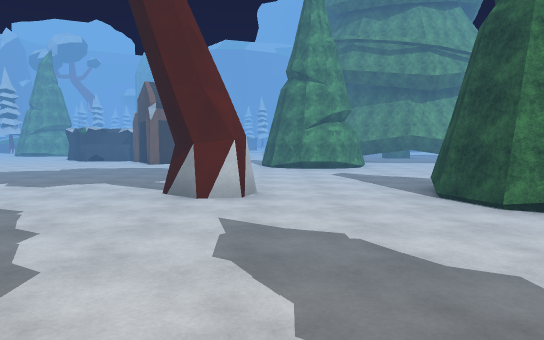
[1] (above)

24 first-person views from a walk through a 3-D level made in the Unity game engine. The camera is 1.5 m above the floor, tilts 4° down and sees 70° across. The floor is counted in squares, 2 m on a side. Each view is taken from the middle of a square. On the plan, view 1 faces up. The plan holds only what a view shows up to about 12 squares ahead; the rest is blank. The place goes on beyond the plan. Surface patterns are stand-ins for the level's own textures.

[2]
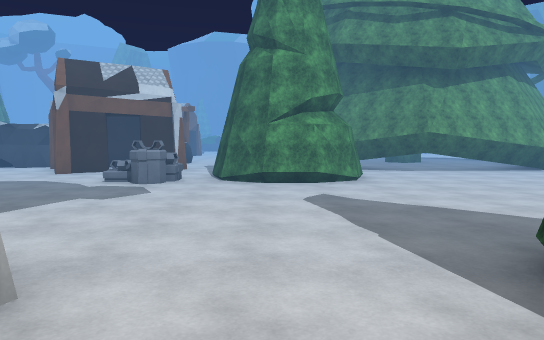

[3]
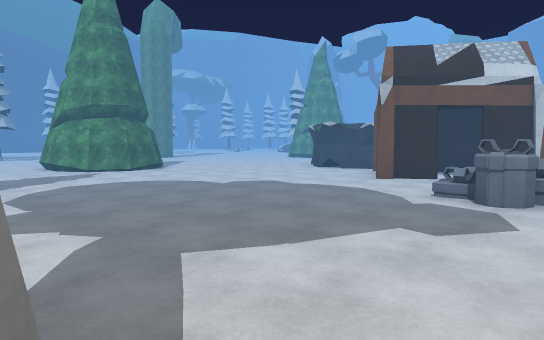

[4]
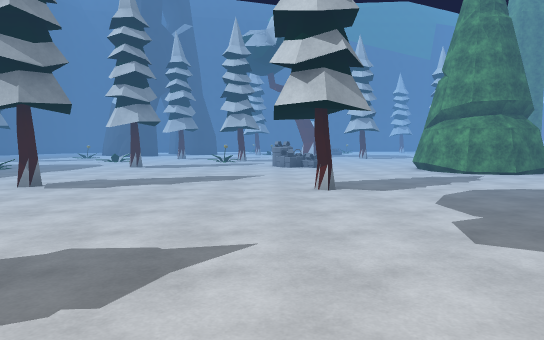

[5]
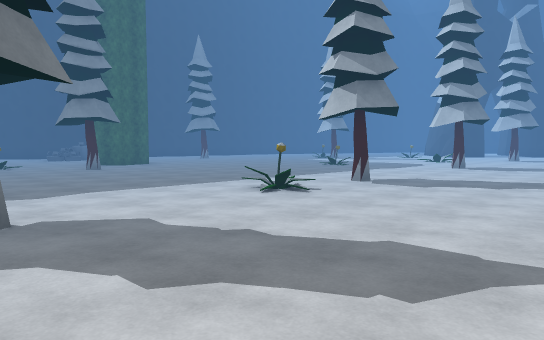

[6]
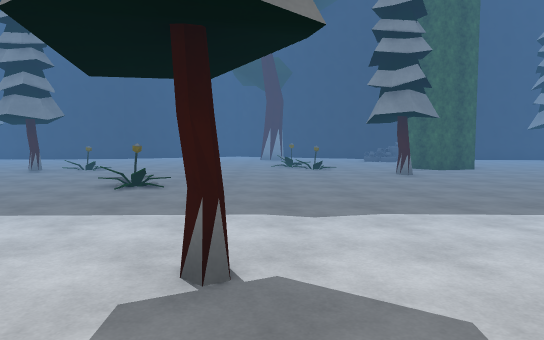

[7]
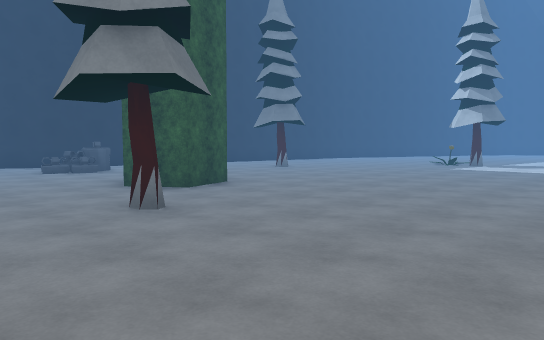

[8]
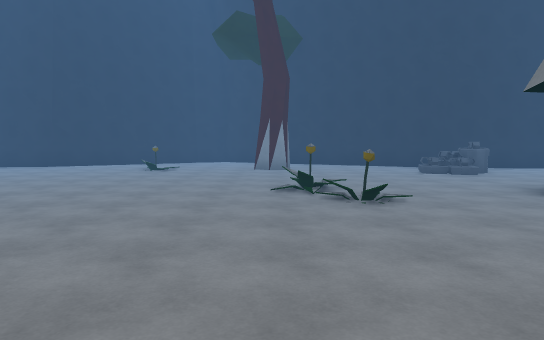

[9]
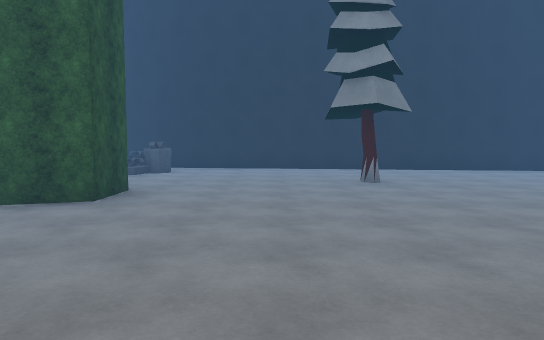

[10]
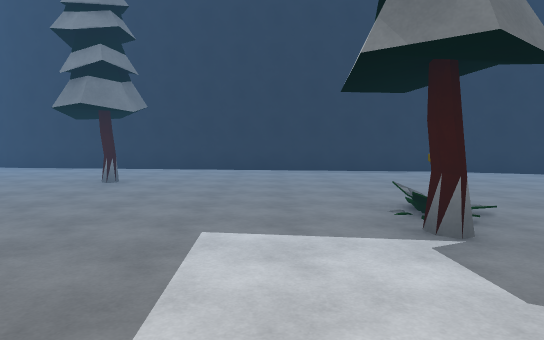

[11]
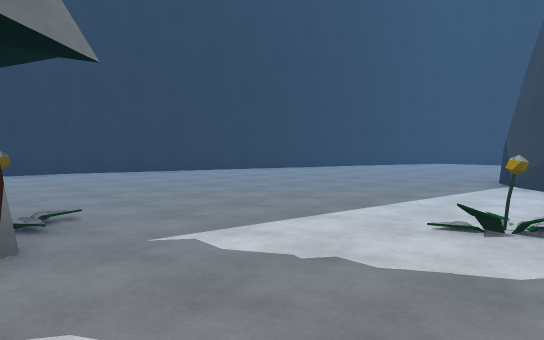

[12]
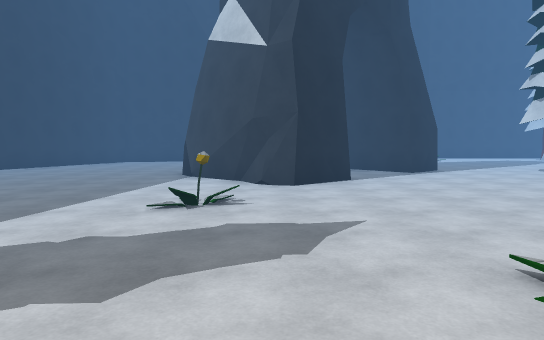

[13]
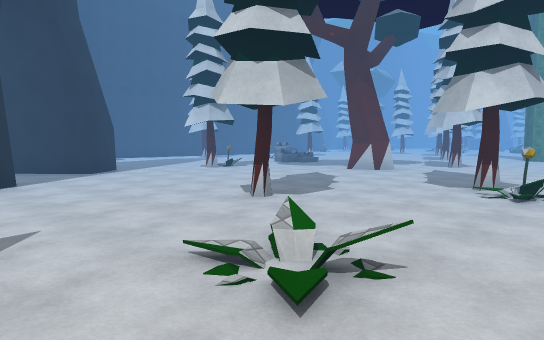

[14]
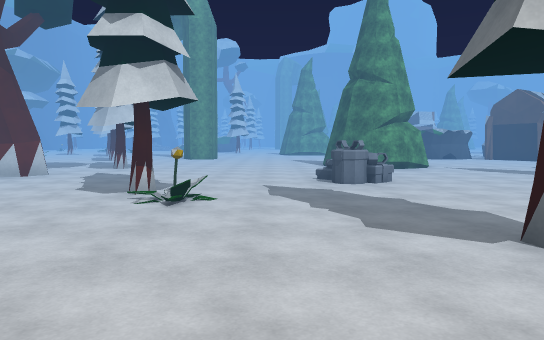

[15]
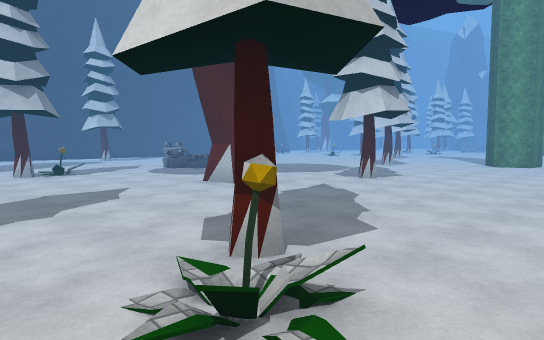

[16]
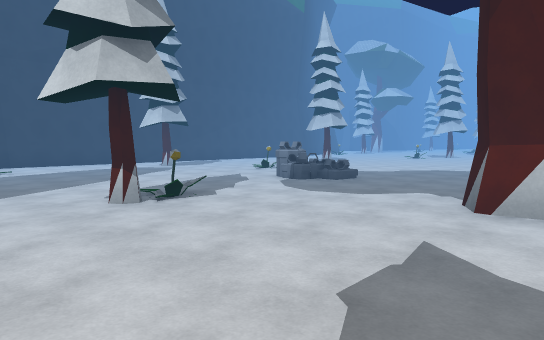

[17]
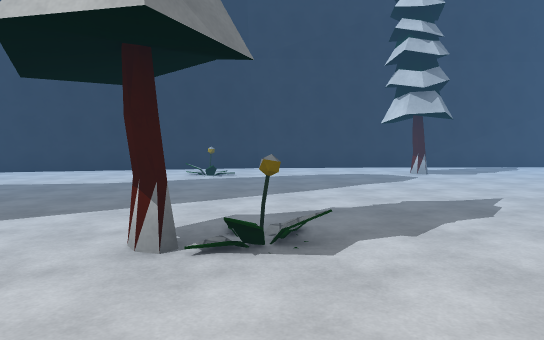

[18]
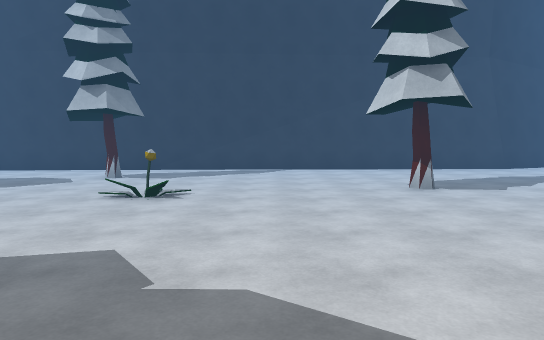

[19]
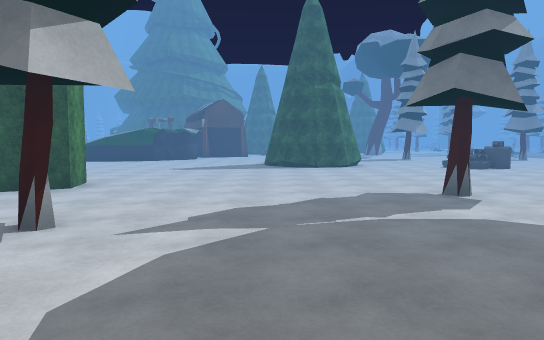

[20]
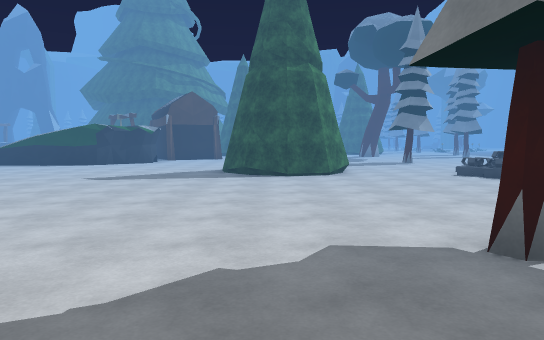

[21]
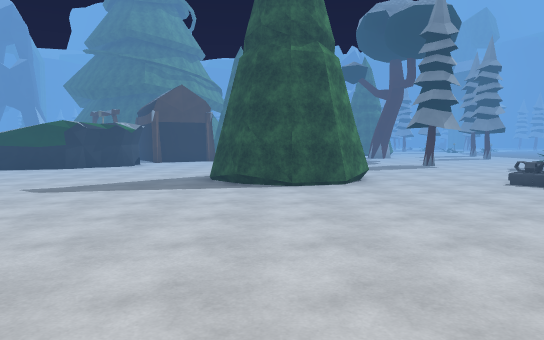

[22]
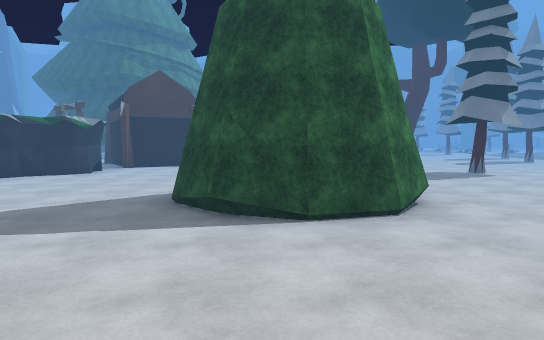

[23]
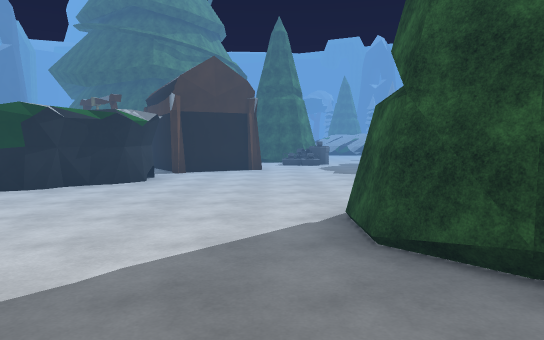

[24]
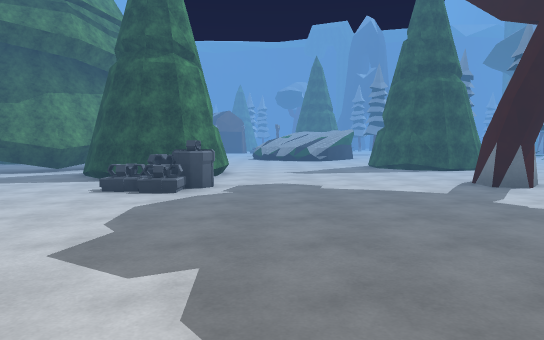

### Floor plan
Points are (right, up) in squares from view 1. A wall is a line through its corners. A room is listed if a view was taken in it or the views show most of it. See-through windows are left out.
Room 1 (views 1, 2, 3, 4, 5, 6, 7, 8, 9, 10, 11, 12, 13, 14, 15, 16, 17, 18, 19, 20, 21, 22, 23, 24)
walls: (-21.9, -2.6) (-22, -3.2) (-22.4, -3.4) (-23.6, -4.8); (-22.9, -1.4) (-21.9, -2.6) (-22.7, -3.8) (-23.7, -4.8); (-7.7, -9.1) (-7.7, -8) (-6.6, -7.6) (-5.9, -8.6); (-23.6, -4.7) (-24.3, -5.1); (-25.4, 1.3) (-24.7, 0.5) (-26.2, -0.8); (-25.5, 1.6) (-25, 0.9); (-7.8, 15.7) (-8.8, 16.9) (-9.1, 17.5); (-6.3, 15.7) (-7, 15.5); (-6.1, 15.9) (-6.5, 15.6); (-5.8, 16) (-6.8, 15.5) (-7.4, 15.6) (-8.6, 16.6); (-5.9, 16.2) (-6.3, 15.7) (-7.1, 15.4) (-7.9, 15.8) (-8.1, 16.2); (-17.6, 16.5) (-17.7, 15.5) (-18.6, 15.3) (-19.1, 16.2); (-19.2, -13.1) (-7.1, -14.7) (-5.9, -15.3); (-2.5, -13.8) (-1.9, -13.8) (-1.5, -14); (-27.1, -10.1) (-19, -13.2); (1.8, 15.6) (1.4, 16.7); (2, 15.4) (1.3, 16.5); (2.7, 15) (2.1, 15.3); (3.6, 14.3) (2.1, 15.4); (4.9, 14.1) (3.3, 14.8); (-33.6, 4.7) (-31.8, -2); (7.5, 14) (4.9, 13.9) (4.1, 14.3); (7.6, 14) (6.4, 13.8); (-34.2, 16) (-33.5, 4.5); (-34.3, 17.5) (-34.3, 16.5)
low walls: (2.1, 15.4) (1.6, 16.8); (7.6, 14.1) (4.9, 14.1)
objects: plant (-31, 4); tree (-31, 9); tree (-29, 14); plant (-28, 10); tree (-26, 4); other object (-26, 8) to (-25, 8); other object (-26, 9); plant (-25, 4); other object (-25, 9); tree (-22, 14); tree (-21, 7); plant (-20, -4); tree (-19, 1); tree (-19, 9); plant (-17, -7); plant (-17, -1); tree (-17, 4); tree (-16, -6); plant (-16, 3); other object (-14, 6); tree (-13, 1); other object (-13, 5); other object (-13, 6); tree (-13, 9) to (-10, 12); tree (-12, -10); other object (-12, -3); tree (-8, 1); other object (-7, -13); other object (-7, -12); tree (-7, 6); other object (-6, -13); plant (-6, 1); tree (-5, -6); building (-5, 14) to (-5, 16); plant (-3, -9); plant (-3, -8); building (-3, 16); other object (-3, 17); tree (-2, 1); other object (-2, 12); tree (-1, 6); other object (-1, 11); other object (-1, 12); plant (0, -4); tree (0, 11) to (3, 14); other object (1, -14); plant (3, -8); tree (3, 4) to (4, 6); tree (4, -7)

Where each view was taken, in squares from view 1:
view 1: 0 up, 0 right, facing up
view 2: 4 up, 1 right, facing up
view 3: 6 up, 0 right, facing up-left
view 4: 5 up, 1 left, facing left
view 5: 5 up, 1 left, facing down-left
view 6: 3 up, 2 left, facing down
view 7: 2 down, 3 left, facing down-left
view 8: 3 down, 2 left, facing down
view 9: 3 down, 10 left, facing down
view 10: 3 down, 15 left, facing down
view 11: 3 down, 16 left, facing down-left
view 12: 3 down, 15 left, facing left
view 13: 3 down, 15 left, facing up-left
view 14: 2 down, 15 left, facing up
view 15: 2 up, 15 left, facing up-left
view 16: 2 up, 20 left, facing up-left
view 17: 5 up, 22 left, facing left
view 18: 12 up, 23 left, facing left
view 19: 12 up, 25 left, facing right
view 20: 11 up, 22 left, facing right
view 21: 11 up, 20 left, facing right
view 22: 11 up, 17 left, facing right
view 23: 13 up, 15 left, facing right
view 24: 10 up, 8 left, facing right
